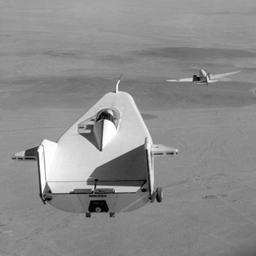
%> input picture Bab5/liftingbody.png, 256 x 256 px
$ octave --eval "regiongsplit;"   (GNU Octave 9; MATLAB toolbox functions it lacks are replaced by stand-ins)
%> lines starting %> are read from the running program, lines starting %| are printed output that depends on the picture
function  regiongsplit()
clear all;
I=double(imread('liftingbody.png'));
%> I: size 256x256 double; min 0, max 255, mean 140.3; mean of the top-left, top-right, bottom-left and bottom-right quarters 145.8, 139.1, 144.7, 131.6
figure(1), imshow(uint8(I));
[M,N,K]=size(I);
%> M = 256; N = 256; K = 1
Th=47;  Dim=2;            % Set ukuran region Dim dan Th
[Im,S]=imsplit(I,Dim,Th);      % Pembagian region
figure(2), imshow(uint8(Im));    % Tampilkan citra hasil
                                                         % Fungsi region splitting
function [I,S] = imsplit(I, Dim, Th)
%> called with Dim = 2, Th = 47
L=1; i=0;
px=1; py=1; S=[];     % Inisial. posisi area dan List-proses
[M,N,K]=size(I);
%> M = 256; N = 256; K = 1
if Dim>= min(M,N)            % Maksimum ukuran region
    Dim = min(M,N)/2;
end
while  L>=i                     % Kondisi pembacaan List-proses
  P=0;
  if (M>Dim && N>Dim)          % Kondisi ukuran region
      Im=I(py:py+M-1,px:px+N-1);
      [M1,N1,K]=size(Im);
      Dimy=floor(M1/2); Dimx=floor(N1/2);
                                             % Jika tidak homogen bagi region
      if (max(max(Im))-min(min(Im)))>Th
        P=[py px Dimy Dimx; py Dimx+px Dimy ...
            N-Dimx; Dimy+py px M-Dimy Dimx; ...
            Dimy+py Dimx+px M-Dimy N-Dimx];
      end
  end

if P(1,1)>0        % Jika region terbagi catat dalam List-proses
      if i==0
          S=[S; P];
          i=i+1
      else
          S=[S(1:i-1,:); P; S(i+1:end,:)];
      end
  else
         i=i+1;
  end
  if i<=L              % Jika List-proses belum selesai diperiksa
     M=S(i,3);       % Periksa region ke-i dalam List-proses
     N=S(i,4);
     px=S(i,2);
     py=S(i,1);
  end
  L=length(S);
end     % Kemb. ke while  hingga List-proses selesai diperiksa
%> this loop made 2445 passes
%> pass 2, in imsplit, `Im=I(py:py+M-1,px:px+N-1);`:
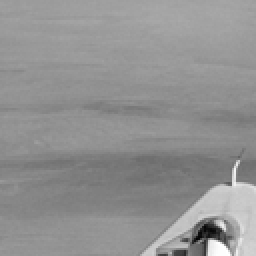
%> Im: size 128x128 double (shown 2 times larger); min 0, max 255, mean 145.8
%> pass 3, in imsplit, `Im=I(py:py+M-1,px:px+N-1);`:
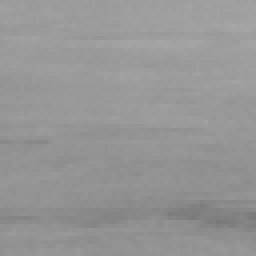
%> Im: size 64x64 double (shown 4 times larger); min 120, max 166, mean 149.7
%> after the loop, Dimx = 8; Dimy = 8; M = 16; M1 = 16; N = 16; N1 = 16; S = 1834 rows, first 8: [1 1 64 64; 1 65 32 32; 1 97 32 32; 33 65 32 32; 33 97 32 32; 65 1 64 64; 65 65 8 8; 65 73 8 8]; i = 1835; px = 241; py = 241
                   % Petakan region yang terbentuk ke citra asli
m=S(:,1); n=S(:,2);
%> after `m=S(:,1)`: m = 1834 values, max 241 at index 1833, min 1 at index 1, mean 150.4
%> after `n=S(:,2)`: n = 1834 values, max 241 at index 547, min 1 at index 1, mean 112.1
Vy=S(:,3); Vx=S(:,4);
%> after `Vy=S(:,3)`: Vy = 1834 values, max 64 at index 1, min 2 at index 24, mean 3.5
%> after `Vx=S(:,4)`: Vx has the same summary as Vy
L=length(m);
%> L = 1834
for i=1:L     % Beri warna putih (255) pada batas antar region
    I(m(i):m(i)+Vy(i)-1,n(i),:)=255;
    I(m(i),n(i):n(i)+Vx(i)-1,:)=255;
end
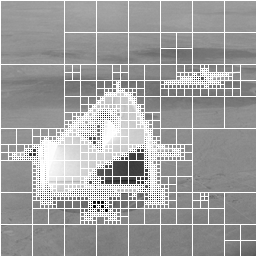
%> I: size 256x256 double; min 0, max 255, mean 159.8
I(end,:,:)=255;
I(:,end,:)=255;
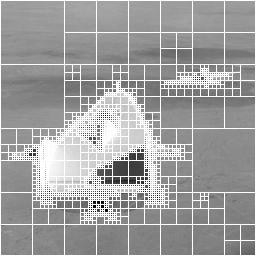
%> I: size 256x256 double; min 0, max 255, mean 160.8
